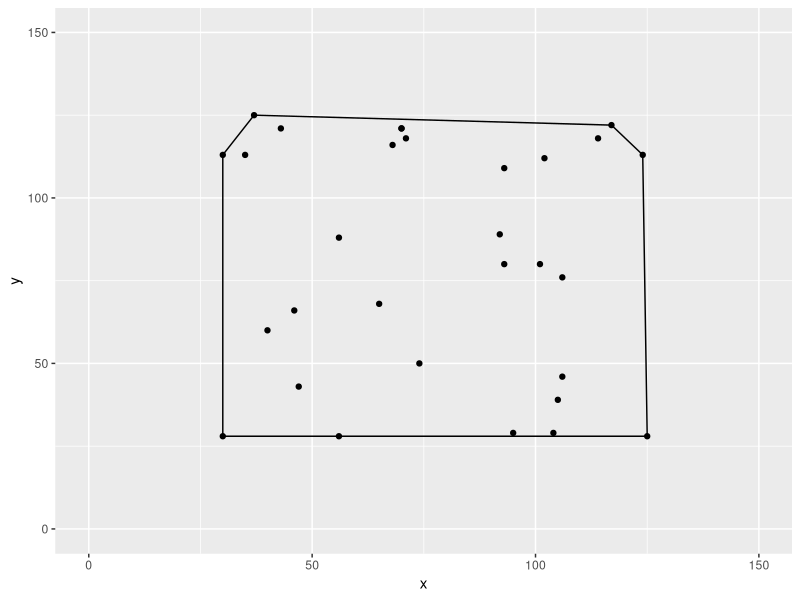

The R script that drew this image:
library(magrittr)
library(ggplot2)
#######################################
# Setup Environment
#######################################
rm(list = ls()) # clear objects
NUMPTS = 30
RNDLOW = 25
RNDHIGH = 125
#######################################
# Functions 
#######################################

# Generate a random number
rnd = function() {
  sample(RNDLOW:RNDHIGH, 1)
}

# Fill a list with random 2x1 matrices
generate_rand_2vecs = function(pts) {
  for (i in 1:length(pts)) {
    pts[[i]] = c(rnd(), rnd()) %>% matrix
  }
  pts
}

# Select a point from a Nx2 dataframe and return as 2-vector
selectV2 = function(df, i) {
  df[i, ] %>% t %>% as.vector(.,mode="double")
}

# Calculate Euclidean norm of a vector
norm_vec <- function(x) { sqrt(sum(x^2)) }

# Convert degrees to radians
deg2rad = function(x) {
  x * pi / 180.0 
}

# Convert radians to degrees
rad2deg = function(x) {
  x * 180.0 / pi 
}

# Create a clockwise rotation matrix given an angle in degrees
rotMat = function(ang) {
  # First convert degrees to radians
  ang = deg2rad(ang)
  # Since our formula yields a counter-clockwise rotation matrix,
  # convert from counter-clockwise to clockwise
  ang = 2 * pi - ang
  res = matrix(c(cos(ang), -sin(ang), sin(ang),
                 cos(ang)), ncol = 2, byrow = TRUE)
  return(res)
}

# Sort a dataframe primarily by x and secondarily by y.
sort.less.than = function(df) {
  df = df[order(df$y,decreasing = TRUE),]
  df = df[order(df$x,decreasing = FALSE),]
  return(df)
}

# Sort a dataframe primarily by x and secondarily by y.
sort.greater.than = function(pts) {
  df = df[order(df$y, decreasing = FALSE),]
  df = df[order(df$x, decreasing = TRUE),]
  return(df)
  #return(df[order(df$x,df$y,decreasing = TRUE),])
}

# Calculate angle formed by 3 points
angle.formed = function(a,b,c) {
  # angle in degrees formed by three 2-vectors
  stopifnot(length(a) == 2 && typeof(a) == "double")   
  stopifnot(length(b) == 2 && typeof(b) == "double")   
  stopifnot(length(c) == 2 && typeof(c) == "double")   
  ba = (a - b) %>% as.matrix
  bc = (c - b) %>% as.matrix
  dp = crossprod(ba,bc) 
  angRad = acos(dp / norm_vec(ba) / norm_vec(bc))
  return(angRad %>% rad2deg)
}

# Determine if 3 points create a left turn by creating
# a vector from the first two the second point, then rotating
# it 90 degrees to the right to yield a fourth point.
# Whether left hand turn is formed is determined by 
# finding the angle between this new fourth point and the
# last two input points. If the angle is > 90 degrees, it is a 
# left hand turn.
is.left.turn = function(a,b,c) {
  stopifnot(length(a) == 2 && typeof(a) == "double")   
  stopifnot(length(b) == 2 && typeof(b) == "double")   
  stopifnot(length(c) == 2 && typeof(c) == "double")   
  ab = b - a
  rotated = rotMat(90) %*% ab
  d = rotated + b
  angformed = angle.formed(d,b,c)
  if(is.nan(angformed)) return(TRUE)
  return(angformed > 90.0)
}

# Add a point from the random point dataframe to the solution
add.pt = function(df, soln, currIndex) {
  rbind(soln, selectV2(df,currIndex)) 
}

# Find the upper or lower path of the convex hull using Andrew's
# algorithm
solve.convex.hull = function(upper=TRUE) {
  soln = matrix(ncol=2,nrow=0)
  # sort by decreasing to create the top of the hull
  if (upper==TRUE){
  df = sort.less.than(df)
  } else {
  df = sort.greater.than(df)
  }
  # add first two points
  for(i in 1:2) { soln = add.pt(df, soln,i) }
  # keep track of the next point from the sorted set to add to
  # the solution.
  curridx = 3
 
  # Loop through the sorted points
  # Add a point
  # Check if left turn
  # If left turn, remove 2nd to last point in solution
  # Note: Sometimes we have to remove two points in a row, 
  # so left hand turn checking and removal must be done
  # in their own loop.
  while (curridx <= length(df[, 1])) {
    soln = add.pt(df, soln, curridx)
    # Remove 2nd to last point if a left hand turn is 
    # formed by the last 3 points in the solution.
    # Continue removing until either they form a right hand turn
    # or there are only 2 points in the solution.
    while (1) {
      lenSoln = length(soln[, 1])
      if (lenSoln < 3) break
      removeFlag=FALSE
      removeFlag = is.left.turn(soln[lenSoln - 2, ],
                                soln[lenSoln - 1, ],
                                soln[lenSoln - 0, ])
      if (removeFlag == FALSE) break;
        # remove 2nd to last point
        soln = soln[-(lenSoln - 1), ]
    }
    curridx = curridx + 1
  }
  colnames(soln) = c("x", "y")
  data.frame(soln)
}

#######################################
# Main 
#######################################

# create a list of random points
pts = list()
length(pts) = NUMPTS 
pts = generate_rand_2vecs(pts)
# create a NUMPTSx2 dataframe
df = data.frame(data = pts)
df = df[!duplicated(df),] # remove duplicates
df = df %>% t
rownames(df) = 1:length(df[,1])
colnames(df) = c("x", "y")
rm(pts)
print(df)
df = data.frame(df)
# solve convex hull
soln.upper = solve.convex.hull(upper=TRUE)
soln.lower = solve.convex.hull(upper=FALSE)

#######################################
# Visualize result
#######################################
ggplot() +
  layer(
    data = df,
    mapping = aes(x = x, y = y),
    stat = "identity",
    position = "identity",
    geom = "point"
  ) +
  xlim(c(0, 150)) +
  ylim(c(0, 150)) + 
  layer(
    data = soln.upper, 
    stat = "identity",
    position = "identity",
    geom = "path",
    mapping = aes(x = x, y = y),
  ) + 
  layer(
    data = soln.lower, 
    mapping = aes(x = x, y = y),
    stat = "identity",
    position = "identity",
    geom = c("path")
  ) 
